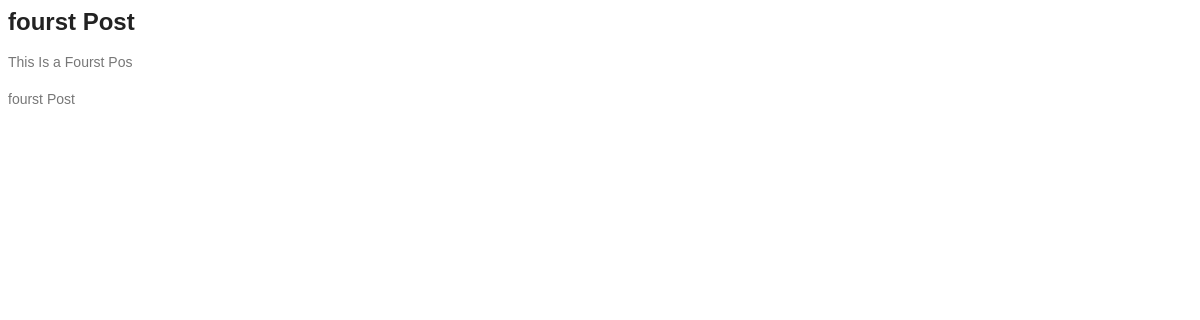
Page /blog/test/ on the earlier database version.
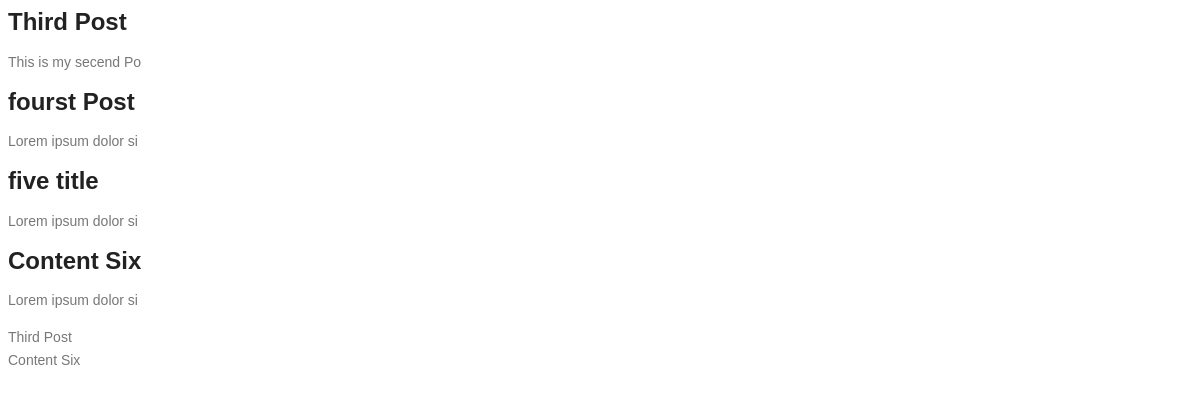
Same page on the later database version.
### blog/models.py (models this page shows, shortened)
class Post(models.Model):
    image = models.ImageField(upload_to='blog/images',default='blog/default.jpg')
    author = models.ForeignKey(User, on_delete=models.SET_NULL,null=True)
    title = models.CharField(max_length=255)
    content = models.TextField()
    category = models.ManyToManyField(category)
    counted_views = models.IntegerField(default=0)
    status = models.BooleanField(default=False)
    published_date = models.DateTimeField(null=True)
    created_date = models.DateTimeField(auto_now_add=True)
    updated_date = models.DateTimeField(auto_now=True)

### blog/views.py (the view)
# urls.py: path('test/', views.test, name="test"),
def test(request):
    return render(request, 'blog/test.html')

### blog/templatetags/blog_tags.py (called while the page is built)
@register.simple_tag(name="posts")
def function():
    from blog.models import Post
    posts = Post.objects.filter(status=1)
    return posts

@register.filter
def snip(value,args=20):
    return value[:args]

@register.inclusion_tag("popularpost.html")
def popularpost():
    from blog.models import Post
    posts = Post.objects.filter(status=1).order_by("-published_date")[:2]
    return {"posts":posts}

### templates/blog/test.html (shortened to what this page needs)
{% load blog_tags %} {% load static %}
<!doctype html>
<html lang="en">
  <head>
    <link rel="stylesheet" href="/static/css/main.css" />
  </head>
  <body>
        {% posts as totalposts %}
    {% for post in totalposts %}
        <h3>{{ post.title }}</h3>
        <p>{{ post.content|snip }}</p>
    {% endfor %}
    {% popularpost %}
  </body>
</html>

### templates/popularpost.html
<ul>
        {% for post in posts %}
           <li>{{post.title}}</li>
        {% endfor %}
</ul>

Differences in the rows shown:
no longer on one of the page's lists (row edited): Post: title "fourst Post"
now on this page (row edited): Post: title "Third Post", content|snip "This is my secend Po"
changed Post "fourst Post": content|snip "This Is a Fourst Pos" → "Lorem ipsum dolor si"
added Post: title "five title", content|snip "Lorem ipsum dolor si"
added Post: title "Content Six", content|snip "Lorem ipsum dolor si"
